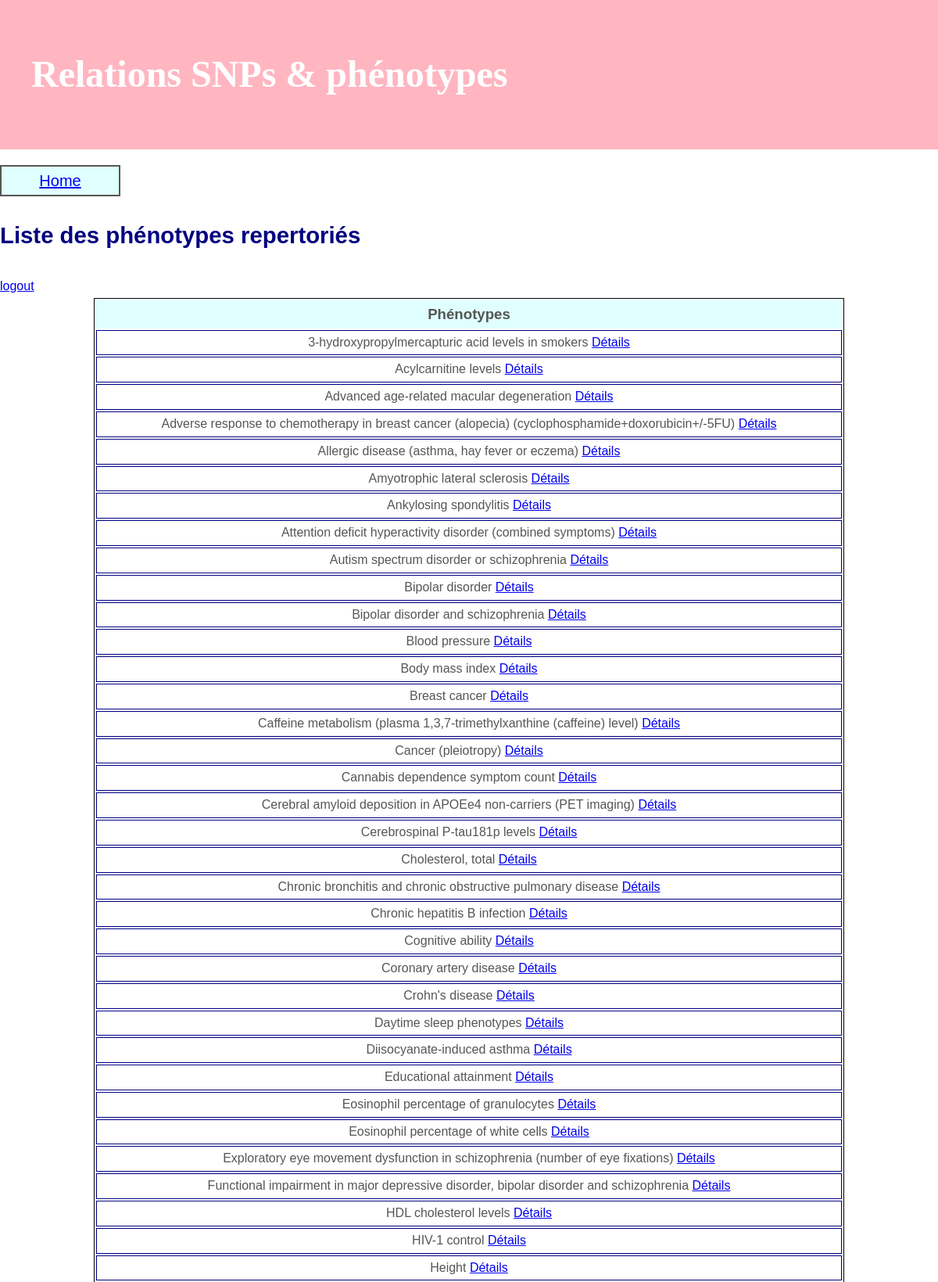
Screenshot of /maladies/ (signed in, upper part) with the database file from the repository.
### page/models.py (models this page shows)
class TableDisease(models.Model):
    rowid = models.IntegerField(unique=True, blank=True, primary_key=True)
    disease_trait = models.TextField(db_column='DISEASE_TRAIT', blank=True, null=True)  # Field name made lowercase.
    class Meta:
        managed = False
        db_table = 'TABLE_DISEASE'

### page/views.py (the view)
# urls.py: url(r'maladies/$', affiche_maladie),
@login_required(login_url='/login/')
def affiche_maladie(request,):
     list_pheno = sorted(list(TableDisease.objects.values_list('disease_trait')))
     list_pheno2 = []
     for l in list_pheno:
          list_pheno2.append(l[0])
     return render_to_response("phenotype_list_page.html",
                             {"lines" : list(TableDisease.objects.order_by('disease_trait')) })

### page/templates/phenotype_list_page.html (shortened to what this page needs)
{% extends 'base.html' %}
{% block content %}
<h2> Liste des phénotypes repertoriés </h2>
 <a href="/logout"> logout </a>
<table class='table'>
  <th> Phénotypes </th>
  {% for line in lines %}
    <tr>
      <td> {{ line.disease_trait }}  <a href="/phenotype_details/{{ line.rowid }}" > Détails </a> </td>
     </tr>
  {% endfor %}
</table>
{% endblock %}

### page/static/css/my.css (style rules this page uses)
body { font: 80% georgia, sans-serif; font-size: 12pt; line-height: 1.8; color: #555753; margin: 0; padding: 0; }
h2 { font-size: 22pt; color: navy; }
table { border-width:1px; border-style:solid; border-color:black; width: 80%; margin: 0 auto; ; }
th { background:#E0FFFF; Font-Family: Arial, Sans-Serif; text-align:center; font-size: 14pt }
td { Font-Family: Arial, Sans-Serif; text-align:center; font-size: 12pt; border-width:1px; border-style:solid; border-color:navy; width:75px; }

### rows the page displays
TableDisease: disease_trait "3-hydroxypropylmercapturic acid levels in smokers"
TableDisease: disease_trait "Acylcarnitine levels"
TableDisease: disease_trait "Advanced age-related macular degeneration"
TableDisease: disease_trait "Adverse response to chemotherapy in breast cancer (alopecia) (cyclophosphamide+doxorubicin+/-5FU)"
TableDisease: disease_trait "Allergic disease (asthma, hay fever or eczema)"
TableDisease: disease_trait "Amyotrophic lateral sclerosis"
TableDisease: disease_trait "Ankylosing spondylitis"
TableDisease: disease_trait "Attention deficit hyperactivity disorder (combined symptoms)"
TableDisease: disease_trait "Autism spectrum disorder or schizophrenia"
TableDisease: disease_trait "Bipolar disorder"
TableDisease: disease_trait "Bipolar disorder and schizophrenia"
TableDisease: disease_trait "Blood pressure"
TableDisease: disease_trait "Body mass index"
TableDisease: disease_trait "Breast cancer"
TableDisease: disease_trait "Caffeine metabolism (plasma 1,3,7-trimethylxanthine (caffeine) level)"
TableDisease: disease_trait "Cancer (pleiotropy)"
TableDisease: disease_trait "Cannabis dependence symptom count"
TableDisease: disease_trait "Cerebral amyloid deposition in APOEe4 non-carriers (PET imaging)"
TableDisease: disease_trait "Cerebrospinal P-tau181p levels"
TableDisease: disease_trait "Cholesterol, total"
TableDisease: disease_trait "Chronic bronchitis and chronic obstructive pulmonary disease"
TableDisease: disease_trait "Chronic hepatitis B infection"
TableDisease: disease_trait "Cognitive ability"
TableDisease: disease_trait "Coronary artery disease"
TableDisease: disease_trait "Crohn's disease"
TableDisease: disease_trait "Daytime sleep phenotypes"
TableDisease: disease_trait "Diisocyanate-induced asthma"
TableDisease: disease_trait "Educational attainment"
TableDisease: disease_trait "Eosinophil percentage of granulocytes"
TableDisease: disease_trait "Eosinophil percentage of white cells"
TableDisease: disease_trait "Exploratory eye movement dysfunction in schizophrenia (number of eye fixations)"
TableDisease: disease_trait "Functional impairment in major depressive disorder, bipolar disorder and schizophrenia"
TableDisease: disease_trait "HDL cholesterol levels"
TableDisease: disease_trait "HIV-1 control"
TableDisease: disease_trait "Height"
